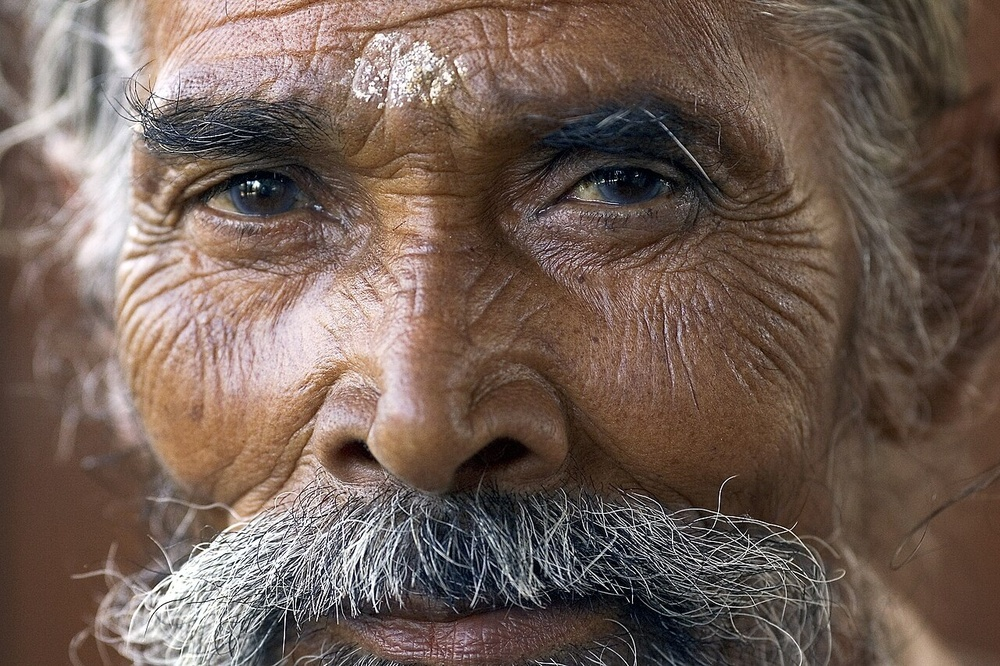
#> input picture samples/01_portrait.jpg, 1000 x 666 px, shrunk from 1280 x 853 before the run
$ python -i npr.py   (imports and definitions only)   (older library calls are emulated)
#> lines starting #> are read from the running program, lines starting #| are printed output that depends on the picture; after the words box and inside, x2 and y2 are one past the last pixel; in counts of white or black regions, pixels touching at a corner belong together
"""Structure-aware CPU line drawing and region smoothing.

Separable structure-tensor flow filtering inspired by Kyprianidis & Doellner
(TPCG 2008); this is a NumPy/OpenCV implementation, not their source code.
"""
import cv2
import numpy as np

def flow_lines(rgb, smooth=6):
#> called with smooth = 6
    gray=cv2.cvtColor(rgb,cv2.COLOR_RGB2GRAY).astype(np.float32)/255
    f=cv2.GaussianBlur(gray,(0,0),.7)
    gx=cv2.Sobel(f,cv2.CV_32F,1,0)/8;gy=cv2.Sobel(f,cv2.CV_32F,0,1)/8
    jxx=cv2.GaussianBlur(gx*gx,(0,0),2.);jyy=cv2.GaussianBlur(gy*gy,(0,0),2.)
    jxy=cv2.GaussianBlur(gx*gy,(0,0),2.)
    theta=.5*np.arctan2(2*jxy,jxx-jyy)
    nx=np.cos(theta);ny=np.sin(theta)
#> after `nx = np.cos(theta)`:
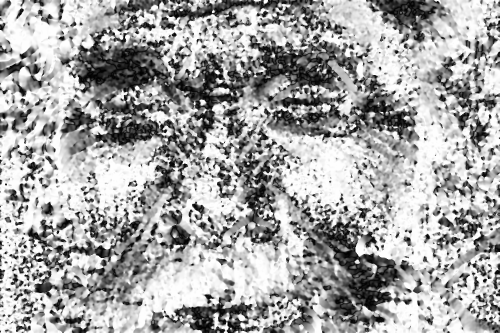
#> nx: shape (666, 1000) float32 (shown at 1/2 size); min 2.82e-06, max 1, mean 0.651
#> after `ny = np.sin(theta)`:
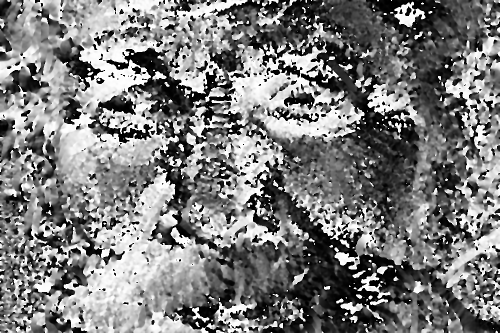
#> ny: shape (666, 1000) float32 (shown at 1/2 size); min -1, max 1, mean -0.0248; drawn with min black and max white
    yy,xx=np.mgrid[:gray.shape[0],:gray.shape[1]].astype(np.float32)
    sigma=.85+smooth*.045
    narrow=np.zeros_like(gray);wide=np.zeros_like(gray);wn=ww=0.
    for offset in range(-4,5):
        sample=cv2.remap(f,xx+nx*offset,yy+ny*offset,cv2.INTER_LINEAR,borderMode=cv2.BORDER_REFLECT)
        a=np.exp(-offset**2/(2*sigma**2));b=np.exp(-offset**2/(2*(sigma*1.65)**2))
        narrow+=sample*a;wide+=sample*b;wn+=a;ww+=b
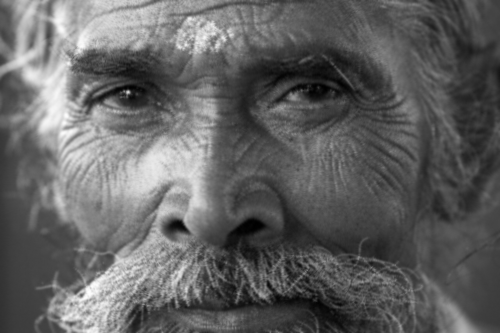
#> wide: shape (666, 1000) float32 (shown at 1/2 size); min 0.0495, max 4.54, mean 1.78; drawn with min black and max white
#> after the loop, wn = 2.81; ww = 4.57
    dog=narrow/wn-wide/ww
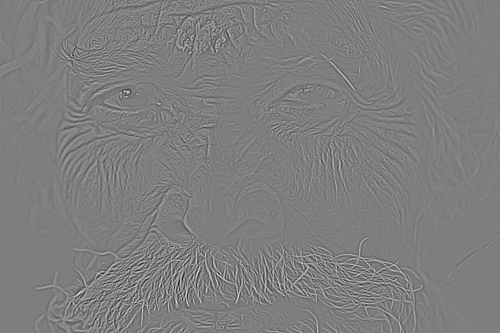
#> dog: shape (666, 1000) float32 (shown at 1/2 size); min -0.134, max 0.135, mean -6.63e-05; drawn with min black and max white
    coherent=np.zeros_like(gray);weight=0.
    for offset in range(-3,4):
        a=np.exp(-offset**2/8)
        coherent+=cv2.remap(dog,xx-ny*offset,yy+nx*offset,cv2.INTER_LINEAR,borderMode=cv2.BORDER_REFLECT)*a
        weight+=a
#> after the loop, weight = 4.63
    fine=np.clip((-coherent/weight-.0035)*45,0,1)
    edges=cv2.Canny((f*255).astype(np.uint8),45,110,L2gradient=True)
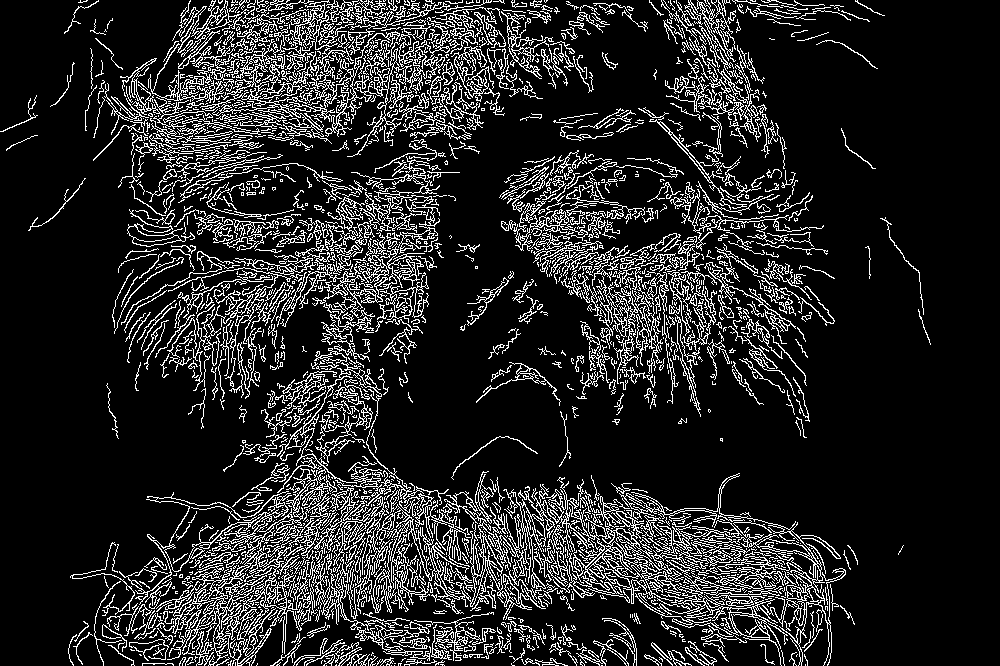
#> edges: shape (666, 1000); 14.7% white in thin lines or dots
    _,labels,stats,_=cv2.connectedComponentsWithStats(edges,8)
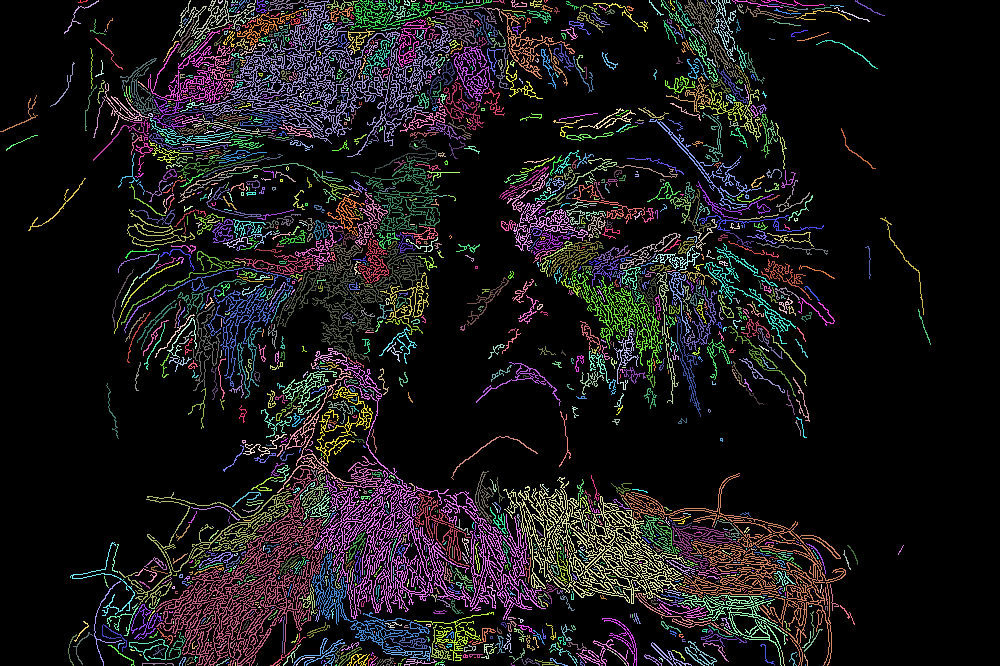
#> labels: shape (666, 1000) int32; 1855 distinct labels, from 0 to 1854; one colour per label, 0 black
#> stats = 1855 rows, first 6: [0, 0, 1000, 666, 567837], [78, 0, 10, 3, 13], [64, 0, 35, 34, 75], [172, 0, 88, 41, 584], [218, 0, 5, 4, 11], [231, 0, 7, 3, 11]
    keep=stats[:,cv2.CC_STAT_AREA]>=max(3,round(max(gray.shape)*.006));keep[0]=False
    coarse=np.clip(cv2.GaussianBlur(keep[labels].astype(np.float32),(0,0),.48)*2.4,0,1)
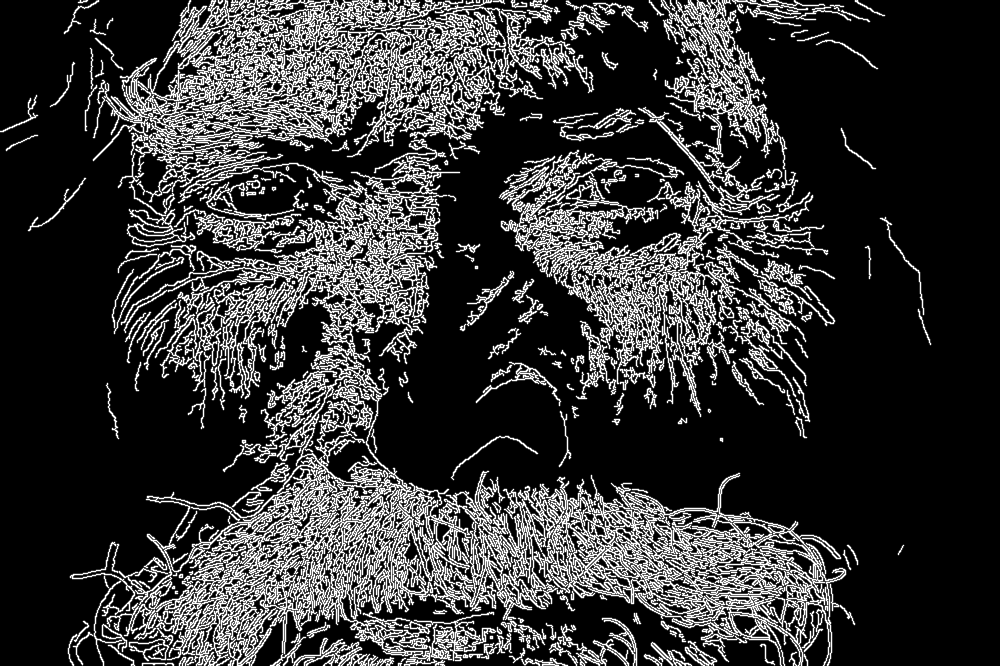
#> coarse: shape (666, 1000) float32; min 0, max 1, mean 0.216
    return coarse,fine,gray,theta

# [11 lines left out: function region_smooth, not called in this run]

>>> import cv2
>>> picture = cv2.cvtColor(cv2.imread('../samples/01_portrait.jpg'), cv2.COLOR_BGR2RGB)
>>> result = flow_lines(picture)

$ run again, on samples/02_portrait.jpg
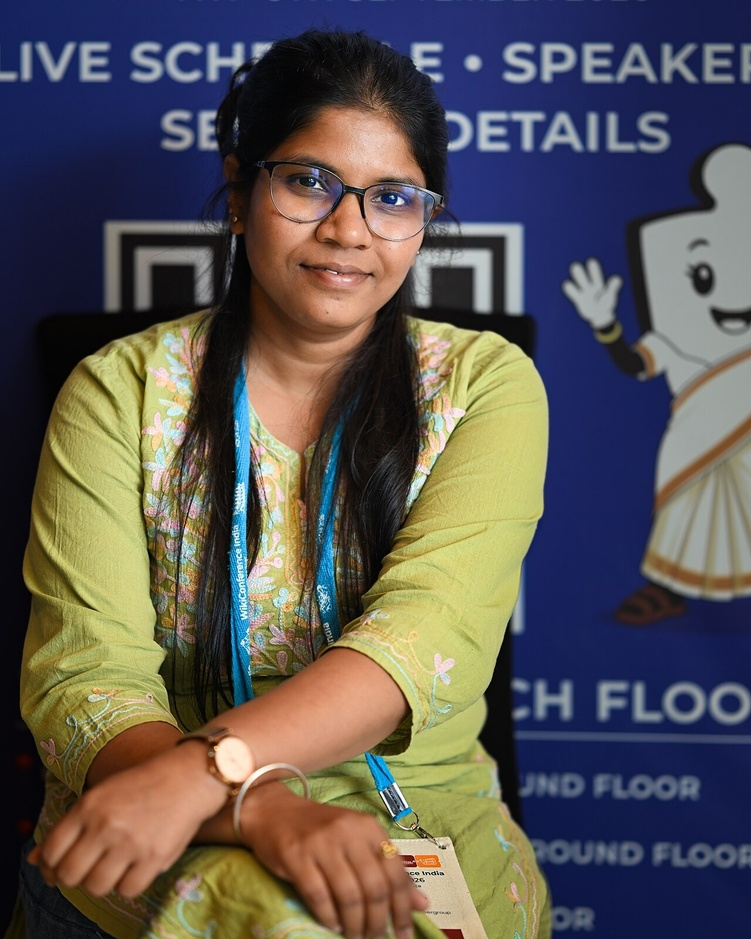
#> input picture samples/02_portrait.jpg, 751 x 939 px, shrunk from 1280 x 1600 before the run
#> after the loop in flow_lines, `for offset in range(-4,5):`: wn = 2.81; ww = 4.57
#> after the loop in flow_lines, `for offset in range(-3,4):`: weight = 4.63
#> edges: shape (939, 751); 6.6% white in thin lines or dots
#> in flow_lines, `_,labels,stats,_=cv2.connectedComponentsWithStats(edges,8)`:
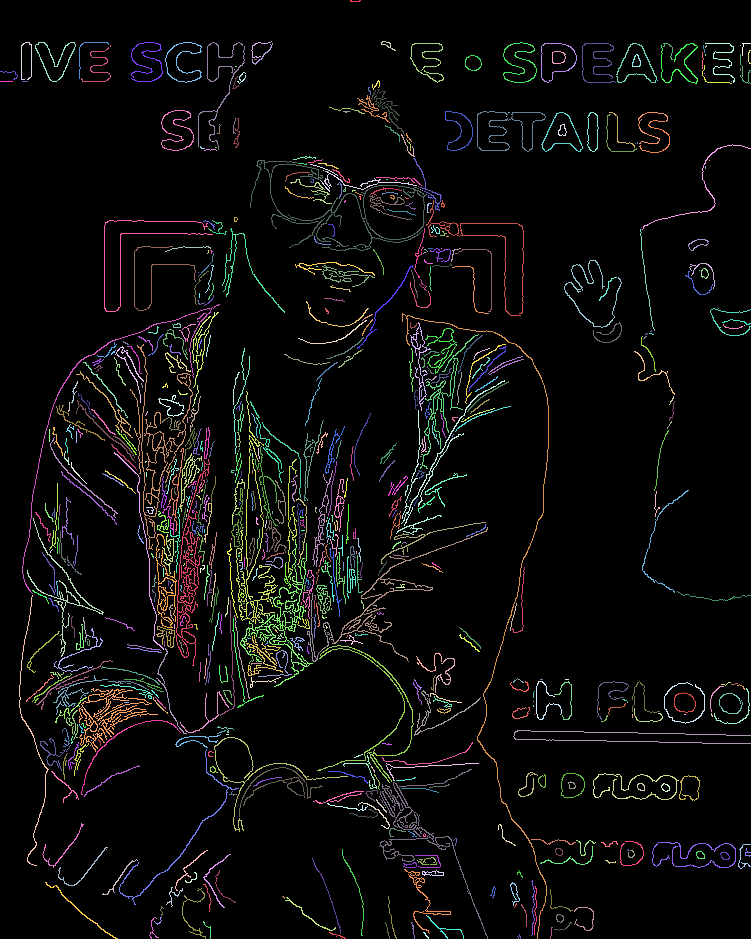
#> labels: shape (939, 751) int32; 747 distinct labels, from 0 to 746; one colour per label, 0 black
#> stats = 747 rows, first 6: [0, 0, 751, 939, 658424], [350, 0, 11, 2, 14], [251, 41, 21, 17, 43], [381, 41, 15, 10, 35], [21, 42, 11, 38, 90], [35, 42, 41, 40, 191]
#> in flow_lines, `coarse=np.clip(cv2.GaussianBlur(keep[labels].astype(np.float32),(0,0),..`:
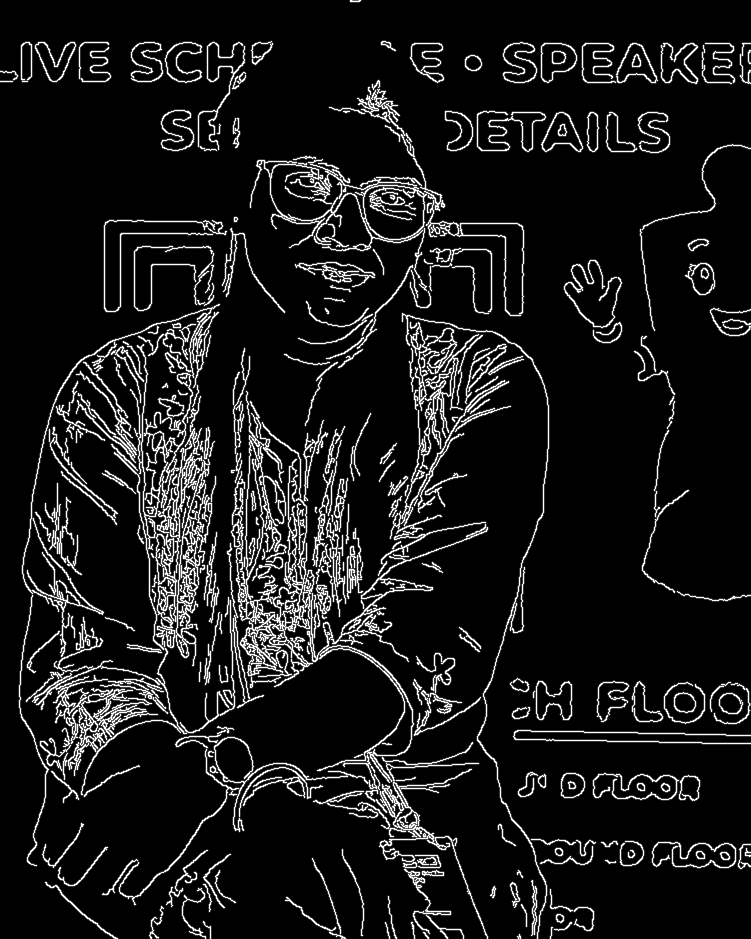
#> coarse: shape (939, 751) float32; min 0, max 1, mean 0.0971

$ run again, on samples/03_portrait.jpg
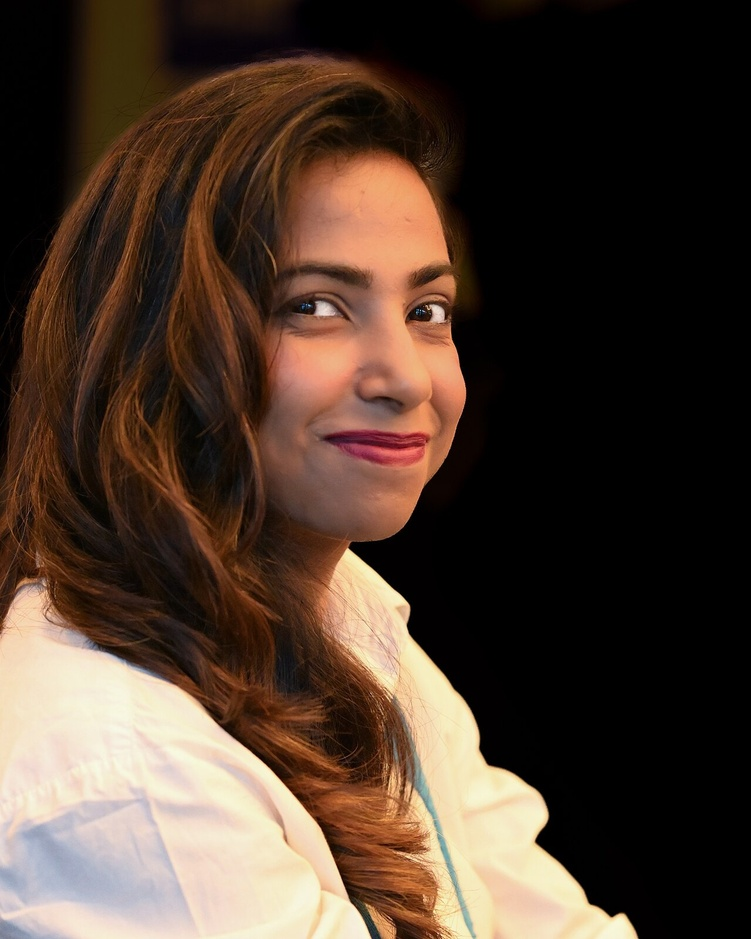
#> input picture samples/03_portrait.jpg, 751 x 939 px, shrunk from 1280 x 1600 before the run
#> after the loop in flow_lines, `for offset in range(-4,5):`: wn = 2.81; ww = 4.57
#> in flow_lines, `dog=narrow/wn-wide/ww`:
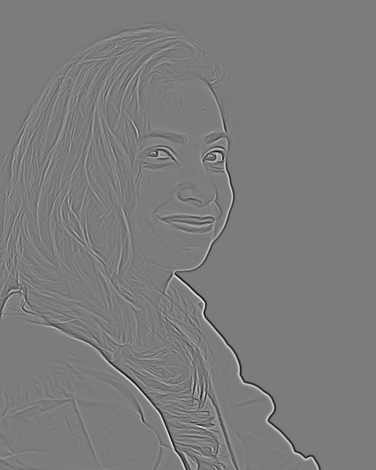
#> dog: shape (939, 751) float32 (shown at 1/2 size); min -0.0773, max 0.0813, mean -1.49e-06; drawn with min black and max white
#> after the loop in flow_lines, `for offset in range(-3,4):`: weight = 4.63
#> edges: shape (939, 751); 2.9% white in thin lines or dots, all inside (x1, y1, x2, y2) = (0, 54, 638, 939)
#> labels: shape (939, 751) int32; 335 distinct labels, from 0 to 334
#> stats = 335 rows, first 6: [0, 0, 751, 939, 684590], [216, 54, 111, 20, 119], [261, 61, 17, 4, 19], [302, 69, 9, 8, 21], [261, 73, 34, 7, 35], [316, 72, 30, 8, 44]
#> in flow_lines, `coarse=np.clip(cv2.GaussianBlur(keep[labels].astype(np.float32),(0,0),..`:
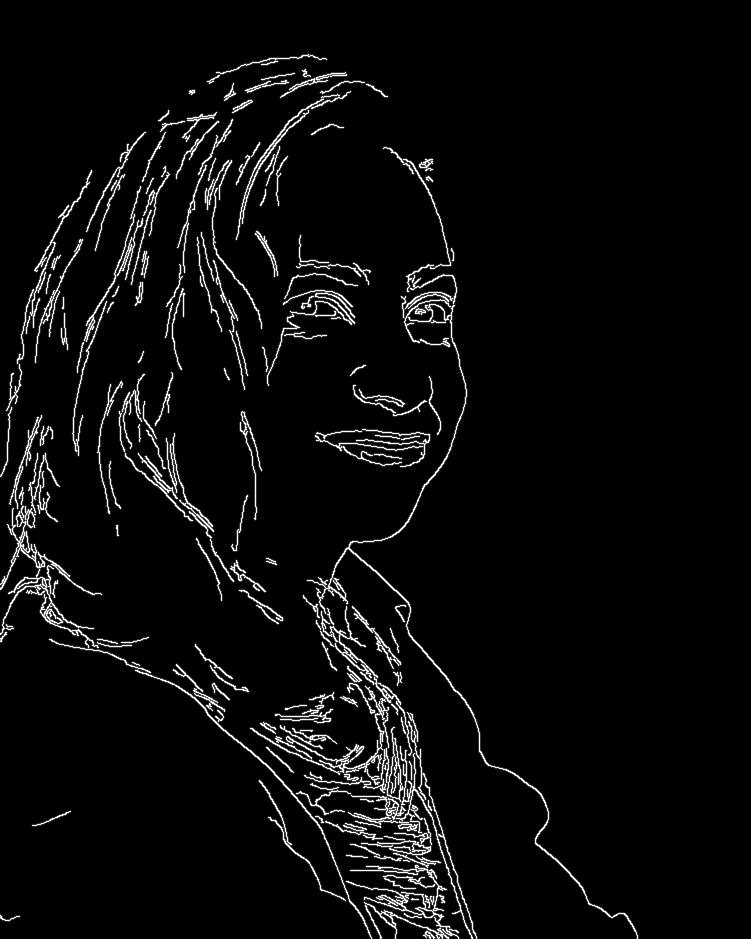
#> coarse: shape (939, 751) float32; min 0, max 1, mean 0.0432
